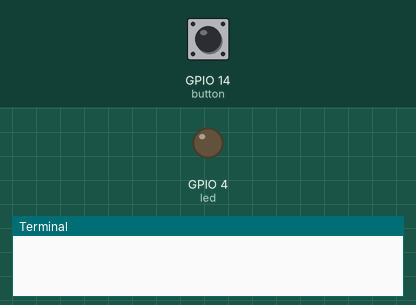
Recording of a program running on a simulated Raspberry Pi (BCM pin numbers). Shown: output pins drawn as LEDs (lit = HIGH), the last lines printed to the terminal. Inputs (shaded band) come from the test bench; at power-on: GPIO 14 (button) HIGH. Random numbers come from a fixed seed.

Above: at 15.9 s.
16.0 s: GPIO 14 (button) pulled LOW for 0.15 s
At 17.1 s:
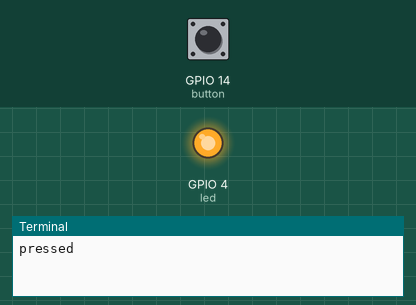
Timing chart, 0 to 25.5 s (numbered marks = the images above; inputs shaded):
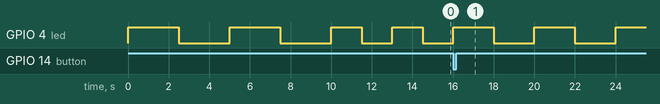

The program:

xmas.py
```python
#!/usr/bin/python

from gpiozero import LED, Button
from time import sleep
from random import randint

button = Button(14)
led = LED(4)

def change():
  print("pressed")


while True:
  cycle = randint(2,4)
  sleepTime = randint(1,6)*0.5
  for x in range(0,cycle):
      led.on()
      sleep(sleepTime)
      led.off()
      sleep(sleepTime)
      button.when_pressed = change
```
